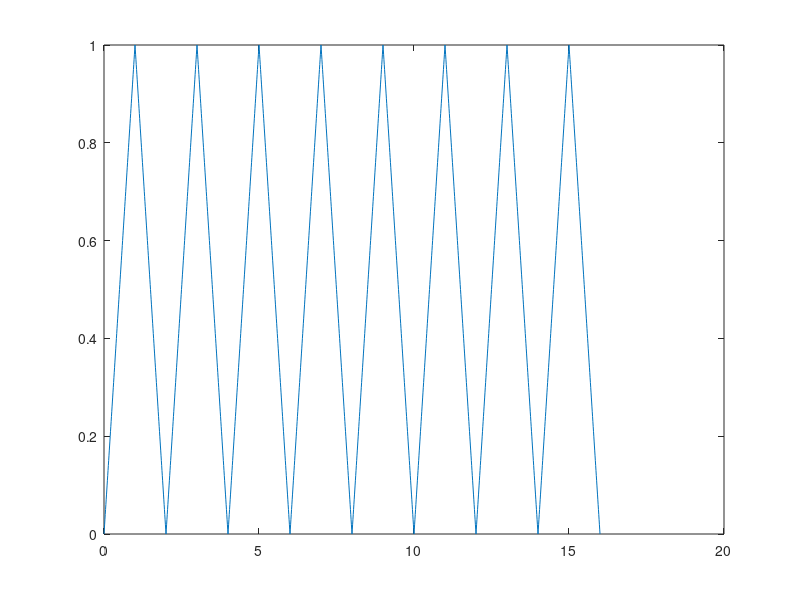

Write the MATLAB code that produced this figure.
x = 0:0.01:16;
f = @(x) (x - 2*floor(x/2)) .* (rem(x,2) <= 1) + (2 + 2*floor(x/2) - x) .* (abs(rem(x,2)) > 1);
plot(x, f(x))